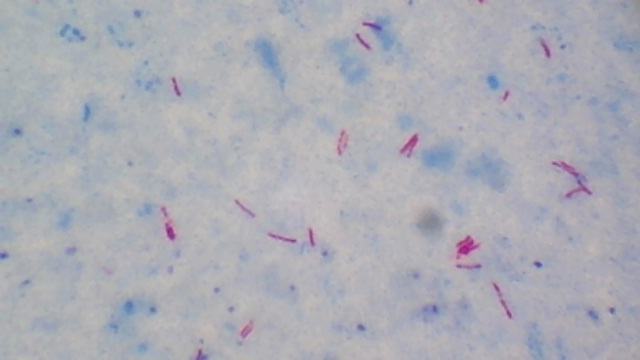
%> input picture tb 01.jpg, 640 x 360 px
$ octave main_program.m   (GNU Octave 9; MATLAB toolbox functions it lacks are replaced by stand-ins)
%> lines starting %> are read from the running program, lines starting %| are printed output that depends on the picture; in (x1, y1, x2, y2) boxes, pixels count from 0 and x2, y2 are one past the last pixel; in counts of white or black regions, pixels touching at a corner belong together; the program's own positions count from 1
%> further down, Img is the input picture: size 360x640x3 uint8; mean R, G, B 172, 173, 181.8
### segmentasi_tb.m
function [lab,nColors,RGB,segmentedRGB,segmentedbw,cluster_tb] = segmentasi_tb(Img)

% transformasi ruang warna RGB ke ruang warna L*a*b
cform = makecform('srgb2lab');
lab = applycform(Img,cform);
%> lab: size 360x640x3 uint8; mean of channels 1, 2, 3 180.6, 128.9, 123.4

% mengekstrak komponen a dan b
ab = double(lab(:,:,2:3));
nrows = size(ab,1);
%> nrows = 360
ncols = size(ab,2);
%> ncols = 640
ab = reshape(ab,nrows*ncols,2);

% melakukan segmentasi citra menggunakan algoritma k-means clustering
nColors = 3;
[idx, C] = kmeans(ab,nColors);
%> C = [128.6 125.2; 128.7 118.2; 147 114.3]

% menampilkan plot grafik hasil klustering
h = figure;
h.Color = 'w';
plot(ab(idx==1,1),ab(idx==1,2),'r.','MarkerSize',24)
hold on
grid on
plot(ab(idx==2,1),ab(idx==2,2),'g.','MarkerSize',24)
plot(ab(idx==3,1),ab(idx==3,2),'b.','MarkerSize',24)
plot(C(:,1),C(:,2),'kx',...
    'MarkerSize',15,'LineWidth',3)
legend('Cluster 1','Cluster 2','Cluster 3','Centroids',...
    'Location','best')
title('Cluster Assignments and Centroids')
xlabel('a')
ylabel('b')
hold off

% melakukan pelabelan terhadap citra hasil klustering
pixel_labels = reshape(idx,nrows,ncols);
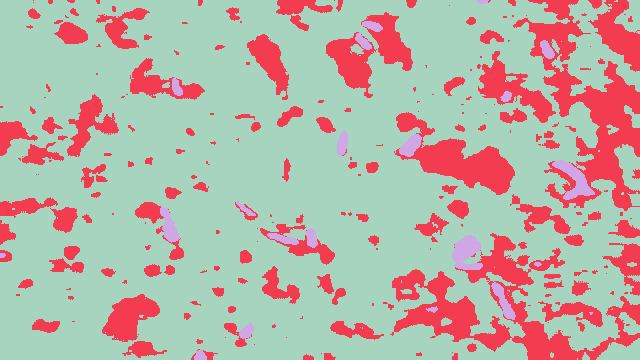
%> pixel_labels: size 360x640 double; 3 distinct labels, from 1 to 3; one colour per label, 0 black
RGB = label2rgb(pixel_labels);
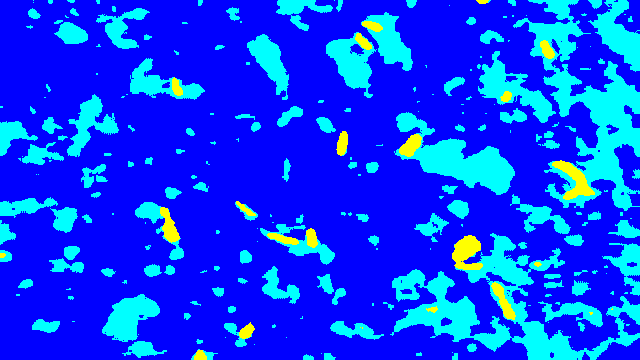
%> RGB: size 360x640x3 uint8; mean R, G, B 4.7, 61.9, 250.3

% membaca citra hasil klustering
segmentedRGB = cell(1,3);
segmentedbw = cell(1,3);
rgb_label = repmat(pixel_labels,[1 1 3]);
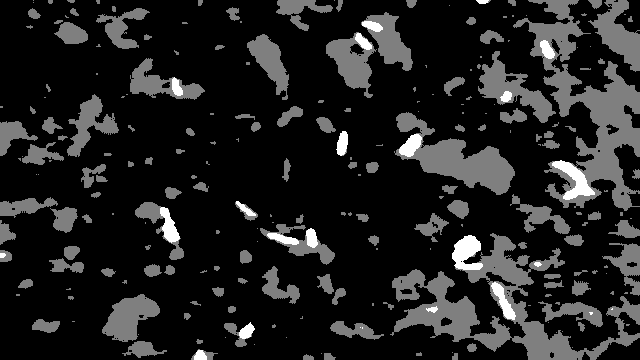
%> rgb_label: size 360x640x3 double; min 1, max 3, mean 1.26; drawn with min black and max white
area_cluster = zeros(1,1,nColors);

for k = 1:nColors
    color = Img;
    color(rgb_label ~= k) = 0;
    bw = (pixel_labels==k);
    area_cluster(:,:,k) = sum(bw(:));
    segmentedRGB{k} = color;
    segmentedbw{k} = bw;
end
%> this loop made 3 passes
%> pass 1, in segmentasi_tb, `bw = (pixel_labels==k);`:
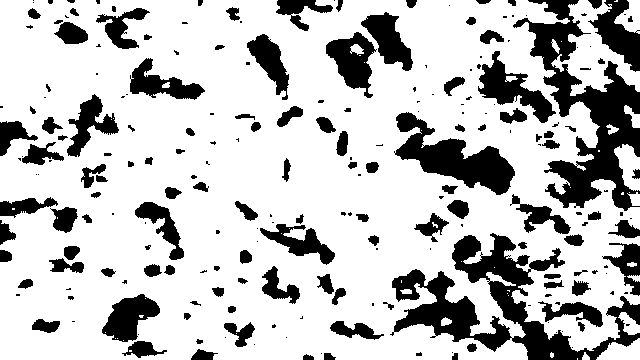
%> bw: size 360x640 logical; 75.7% white; 225 black regions (104 under 20 px), largest, box (x1, y1, x2, y2) and area: (390, 233, 640, 360) 9883, (513, 0, 640, 211) 9180, (394, 112, 515, 195) 4111
%> pass 3, in segmentasi_tb, `bw = (pixel_labels==k);`:
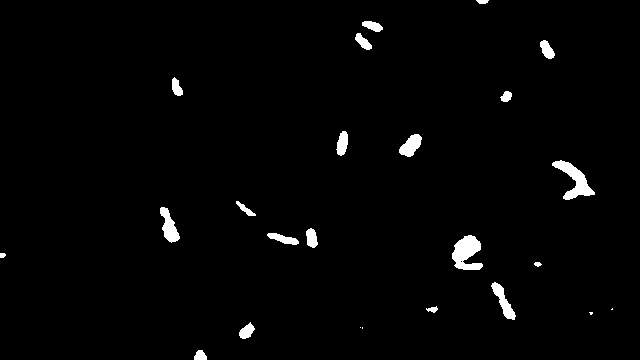
%> bw: size 360x640 logical; 1.8% white; 24 white regions (4 under 20 px), largest, box (x1, y1, x2, y2) and area: (452, 235, 483, 270) 703, (552, 160, 595, 200) 659, (160, 207, 180, 243) 377
%> after the loop, area_cluster = [174506 51658 4236]; segmentedRGB = 3 items; segmentedbw = 3 items

% mencari kluster TB
[~, cluster_tb] = min(area_cluster);
%> cluster_tb = 3

### main_program.m
clc; clear; close all;

% membaca citra asli
Img = imread('tb 01.jpg');
figure, imshow(Img);
title('Citra RGB')

% melakukan segmentasi terhadap citra bakteri TB
[lab,nColors,RGB,segmentedRGB,segmentedbw,cluster_tb] = segmentasi_tb(Img);
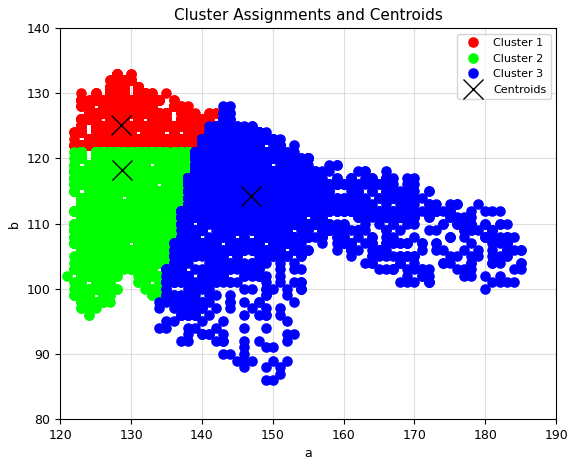
%> figure redrawn from the program's plot data
%> nColors = 3; segmentedRGB = 3 items; segmentedbw = 3 items; cluster_tb = 3

% menampilkan citra L*a*b
figure, imshow(lab);
title('Citra L*a*b')

% menampilkan label citra hasil klustering
figure, imshow(RGB,[]), title('Label Citra Hasil Klustering');

% menampilkan objek pada masing2 kluster
for k = 1:nColors
    figure, imshow(segmentedRGB{k}), title(strcat(['Objek Pada Kluster ',num2str(k)]));
end
%> this loop made 3 passes
%> pass 2, `imshow(segmentedRGB{k})`:
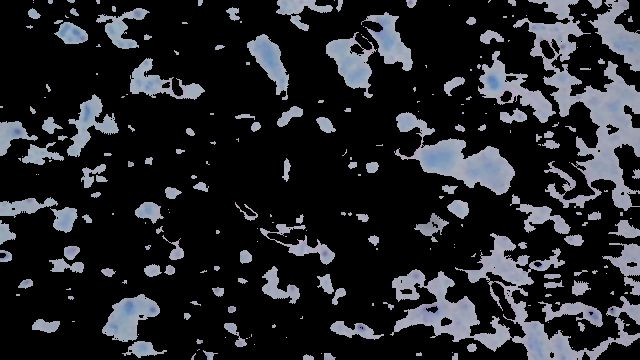
%> displayed picture: size 360x640x3, on the screen's scale of 0 to 255; mean R, G, B 35.6, 36.8, 40.7

% menampilkan citra biner hasil segmentasi
figure, imshow(segmentedbw{cluster_tb});
title('Citra Biner Hasil Segmentasi')

% menampilkan citra RGB hasil segmentasi
figure, imshow(segmentedRGB{cluster_tb});
title('Citra RGB Hasil Segmentasi')

$ run again, with tb 02.jpg copied over tb 01.jpg
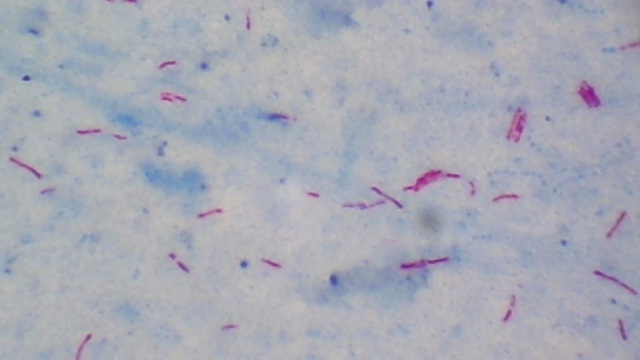
%> input picture tb 02.jpg, 640 x 360 px
%> Img is the input picture: size 360x640x3 uint8; mean R, G, B 167.5, 170, 181.6
%> lab: size 360x640x3 uint8; mean of channels 1, 2, 3 177.7, 128.8, 121.8
%> C = [128.3 118.1; 128.2 124.7; 148.3 110.7]
%> pixel_labels: size 360x640 double; 3 distinct labels, from 1 to 3
%> after the loop in segmentasi_tb, `for k = 1:nColors`:
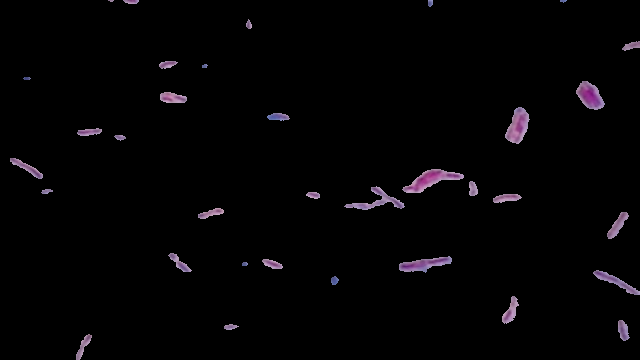
%> color: size 360x640x3 uint8; mean R, G, B 4, 3.1, 4.2
%> after the loop in segmentasi_tb, `for k = 1:nColors`: area_cluster = [88896 135401 6103]; segmentedRGB = 3 items
%> in segmentasi_tb, `[~, cluster_tb] = min(area_cluster);`: cluster_tb = 3
%> `[lab,nColors,RGB,segmentedRGB,segmentedbw,cluster_tb] = segmentasi_tb(..`: segmentedRGB = 3 items; cluster_tb = 3
%> the loop `for k = 1:nColors` made 3 passes
%> pass 2, `imshow(segmentedRGB{k})`:
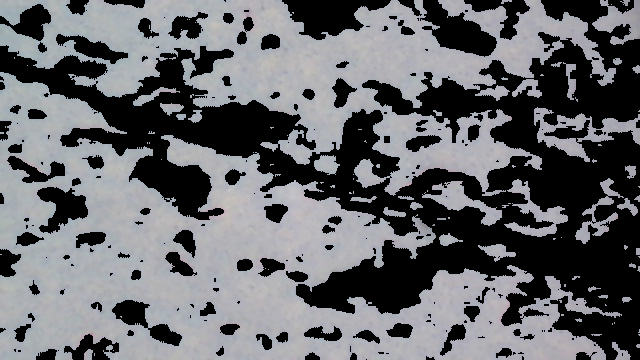
%> displayed picture: size 360x640x3, on the screen's scale of 0 to 255; mean R, G, B 102.5, 103.6, 107.2

$ run again, with tb 03.jpg copied over tb 01.jpg
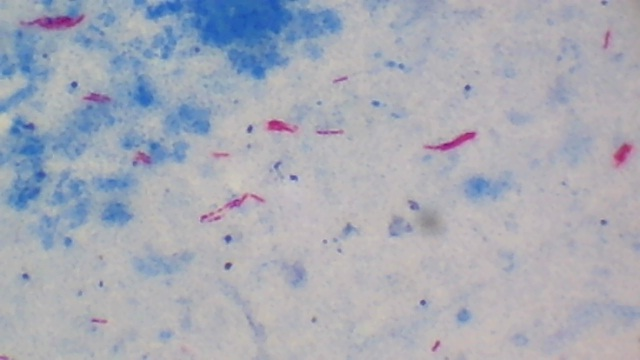
%> input picture tb 03.jpg, 640 x 360 px
%> Img is the input picture: size 360x640x3 uint8; mean R, G, B 166.9, 170.7, 182.4
%> lab: size 360x640x3 uint8; mean of channels 1, 2, 3 178.2, 128.8, 121.6
%> C = [129.5 125.9; 126.7 95.49; 126.3 114.7]
%> pixel_labels: size 360x640 double; 3 distinct labels, from 1 to 3
%> the loop in segmentasi_tb, `for k = 1:nColors` made 3 passes
%> pass 1, in segmentasi_tb, `bw = (pixel_labels==k);`:
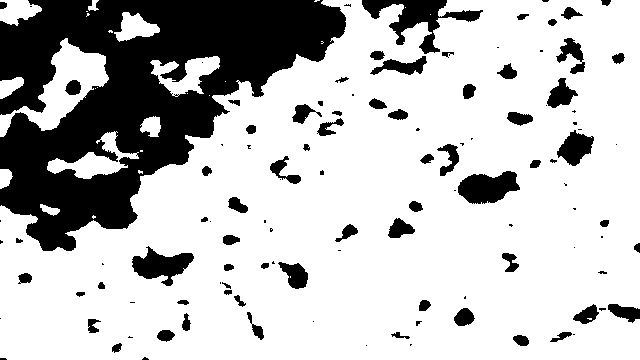
%> bw: size 360x640 logical; 74.7% white; 115 black regions (48 under 20 px), largest, box (x1, y1, x2, y2) and area: (0, 0, 346, 251) 43595, (362, 0, 483, 54) 2158, (458, 171, 520, 204) 1402
%> after the loop in segmentasi_tb, `for k = 1:nColors`: area_cluster = [172169 17878 40353]; segmentedRGB = 3 items
%> in segmentasi_tb, `[~, cluster_tb] = min(area_cluster);`: cluster_tb = 2
%> `[lab,nColors,RGB,segmentedRGB,segmentedbw,cluster_tb] = segmentasi_tb(..`: nColors = 3; segmentedRGB = 3 items; cluster_tb = 2
%> the loop `for k = 1:nColors` made 3 passes
%> pass 2, `imshow(segmentedRGB{k})`:
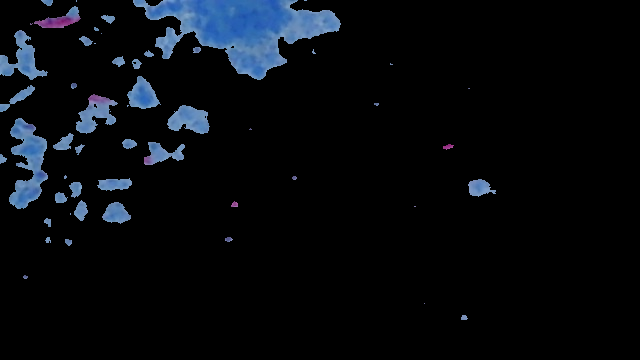
%> displayed picture: size 360x640x3, on the screen's scale of 0 to 255; mean R, G, B 6.8, 9.8, 14

$ run again, with tb 04.jpg copied over tb 01.jpg
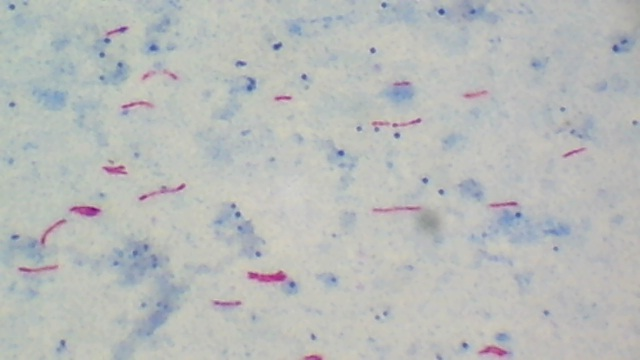
%> input picture tb 04.jpg, 640 x 360 px
%> Img is the input picture: size 360x640x3 uint8; mean R, G, B 184, 187.1, 186
%> lab: size 360x640x3 uint8; mean of channels 1, 2, 3 192.9, 126.8, 128.1
%> C = [126.5 129.8; 126.2 122.4; 147.2 120.1]
%> pixel_labels: size 360x640 double; 3 distinct labels, from 1 to 3
%> after the loop in segmentasi_tb, `for k = 1:nColors`: area_cluster = [178573 47581 4246]; segmentedRGB = 3 items
%> in segmentasi_tb, `[~, cluster_tb] = min(area_cluster);`: cluster_tb = 3
%> `[lab,nColors,RGB,segmentedRGB,segmentedbw,cluster_tb] = segmentasi_tb(..`: segmentedRGB = 3 items; cluster_tb = 3
%> the loop `for k = 1:nColors` made 3 passes
%> pass 2, `imshow(segmentedRGB{k})`:
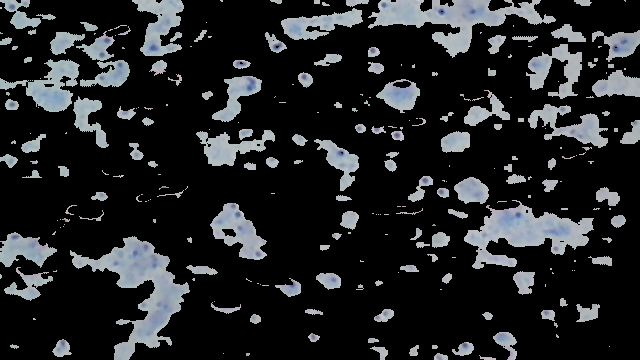
%> displayed picture: size 360x640x3, on the screen's scale of 0 to 255; mean R, G, B 34.6, 36.4, 38.2
